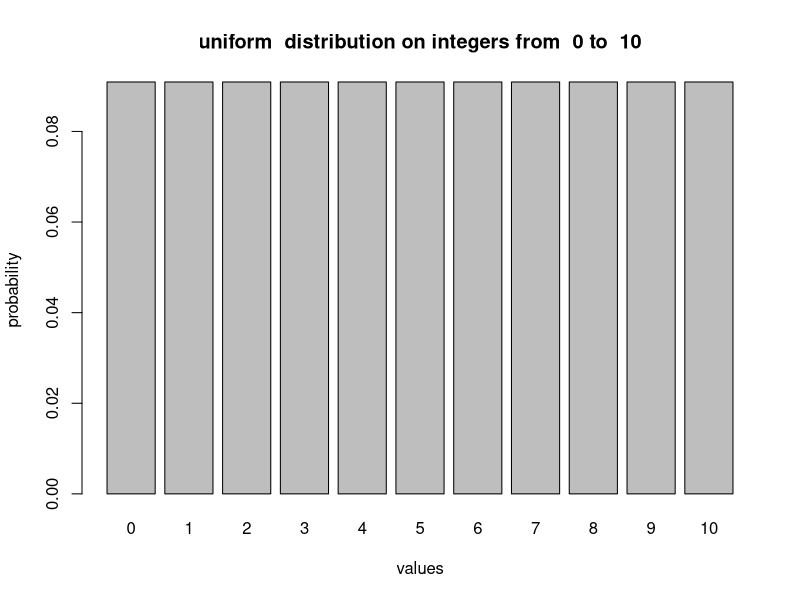
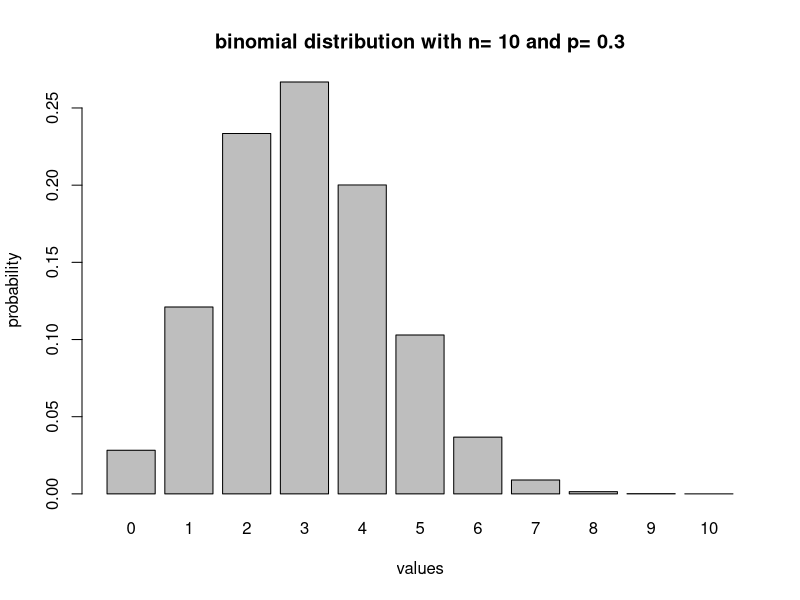
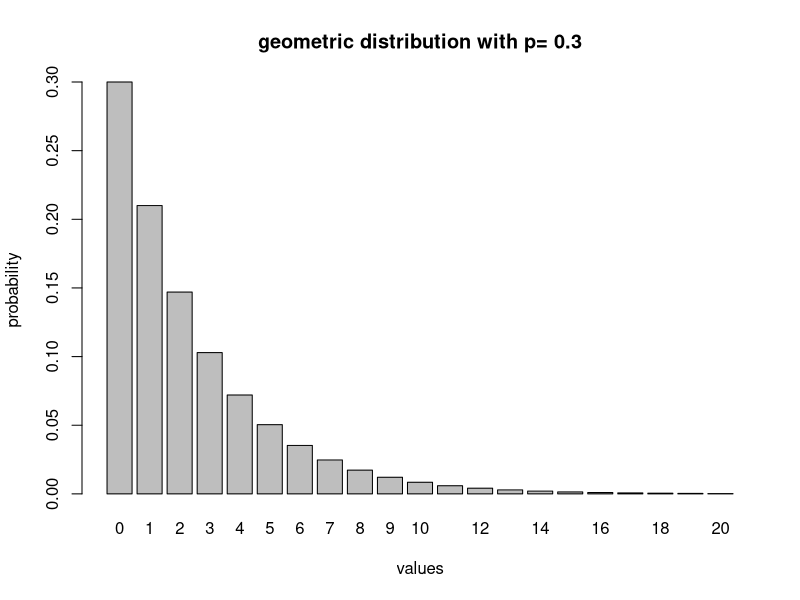
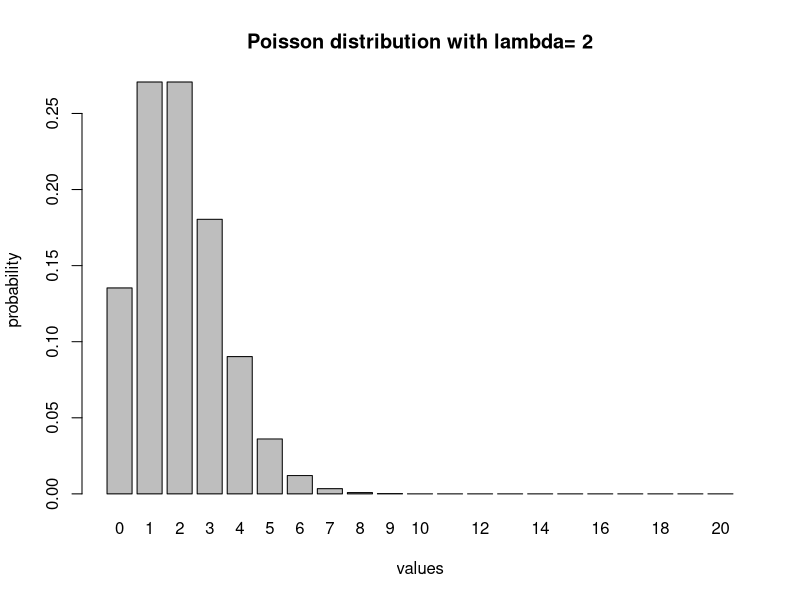
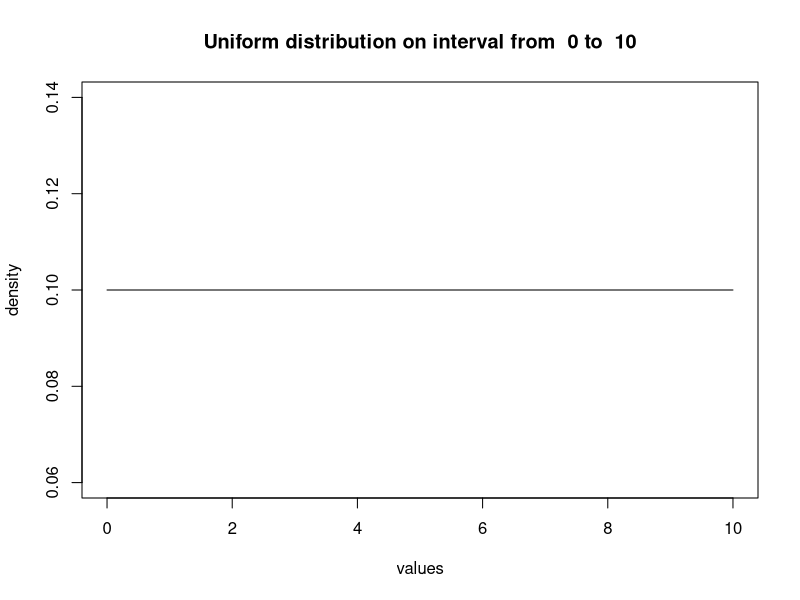
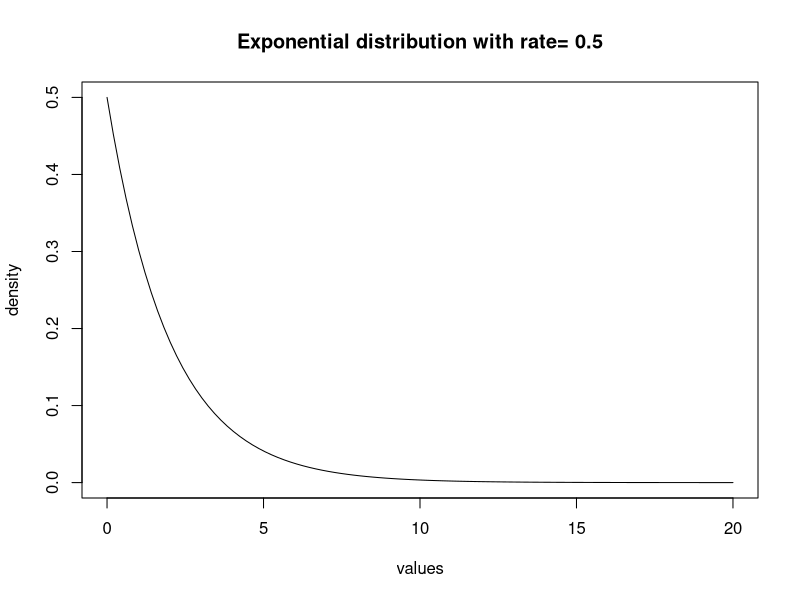
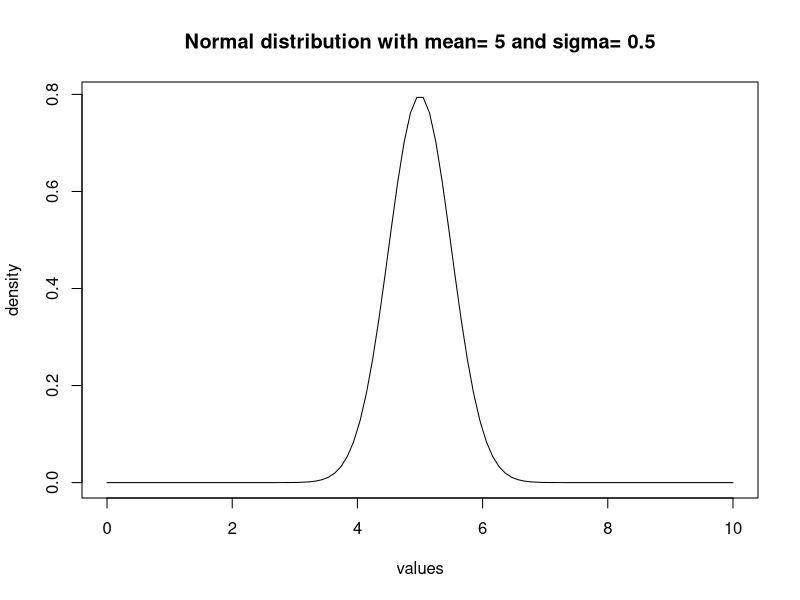
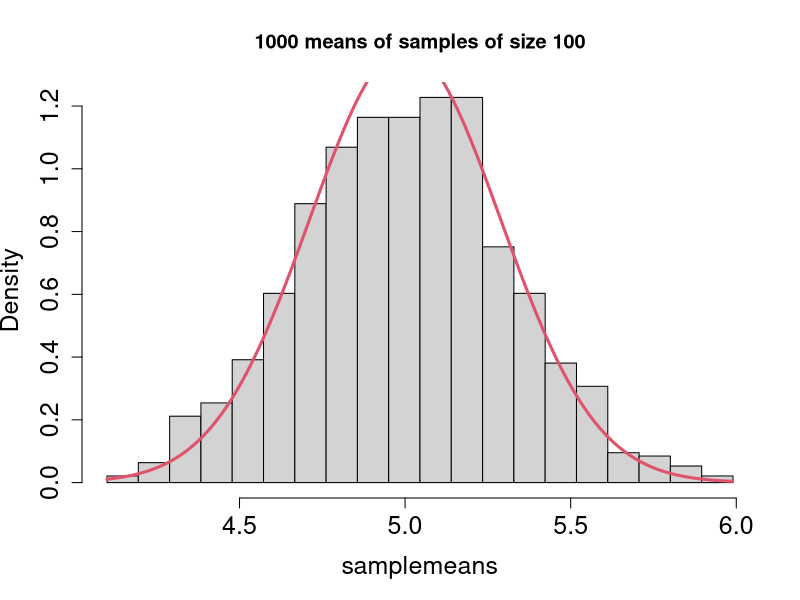

Here is the R script that generated these plots, in order:
## ---- chunk 1
knitr::opts_chunk$set(
  eval      = TRUE,
  comment   = "#",
  results   = "hold",
  # collapse  = TRUE,
  fig.align = "center")
## ---- chunk 2
library(tidyverse)
## ---- chunk 3
low <- 0 # minimum value
high <- 10 # maximum value
values <- low:high # vactor of discrete values of the RV
num <- length(values)
probs <- rep(1/num, num) # uniform mass function vector
barplot(probs, names.arg = values, xlab = 'values', ylab = 'probability',
        main = paste("uniform  distribution on integers from ", low, "to ", high))
## ---- chunk 4
unif.exp <- sum(values*probs)
paste("The expected value of uniform distribution is", unif.exp)
unif.var <- sum((unif.exp - values)^2*probs)
paste("The variance of uniform distribution is", unif.var)
## ---- chunk 5
n <- 10 # the number of trials
p <- 0.3 # the probability of success in one trial
values <- 0:n # vactor of discrete values of the binomial
probs <- dbinom(values, n, p)
barplot(probs, names.arg = values, xlab = 'values', ylab = 'probability',
        main = paste("binomial distribution with n=", n, "and p=", p))
## ---- chunk 6
bin.exp <- sum(values*probs)
paste("The expected value of binomial distribution is", bin.exp)
bin.var <- sum((bin.exp - values)^2*probs)
paste("The variance of binomial distribution is", bin.var)
## ---- chunk 7
p <- 0.3 # the probability of success
low <- 0 # minimum value
high <- 20 # maximum value
values <- low:high # vactor of discrete values of the RV
probs <- dgeom(values, p)
barplot(probs, names.arg = values, xlab = 'values', ylab = 'probability',
        main = paste("geometric distribution with p=", p))
## ---- chunk 8
geom.exp <- sum(values*probs)
paste("The expected value of geometric distribution is", geom.exp)
geom.var <- sum((geom.exp - values)^2*probs)
paste("The variance of geometric distribution is", geom.var)
## ---- chunk 9
low <- 0 # minimum value
high <- 20 # maximum value
lambda <- 2 # Poisson rate
values <- low:high # vactor of discrete values of the RV
probs <- dpois(values, lambda)
barplot(probs, names.arg = values, xlab = 'values', ylab = 'probability',
        main = paste("Poisson distribution with lambda=", lambda))
## ---- chunk 10
pois.exp <- sum(values*probs)
paste("The expected value of Poisson distribution is", pois.exp)
pois.var <- sum((pois.exp - values)^2*probs)
paste("The variance of Poisson distribution is", pois.var)
## ---- chunk 11
low <- 0 # minimum value
high <- 10 # maximum values
number <- 100
values <- seq(low,high,length.out = number) # vactor of discrete values of the RV
probs <- dunif(values, min=low, max = high)
plot(values, probs, t='l', xlab = 'values', ylab = 'density',
        main = paste("Uniform distribution on interval from ", low, "to ", high))
## ---- chunk 12
n <- 1000 # sample size
unif.sample <- runif(n, low, high) # generate sample
unif.exp <- mean(unif.sample)
paste("The expected value of uniform distribution is", unif.exp)
unif.var <- var(unif.sample)
paste("The variance of uniform distribution is", unif.var)
## ---- chunk 13
low <- 0 # minimum value
high <- 20 # maximum values
number <- 100
r <- 0.5
values <- seq(low,high,length.out = number) # vactor of discrete values of the RV
probs <- dexp(values, r)
plot(values, probs, t='l', xlab = 'values', ylab = 'density',
        main = paste("Exponential distribution with rate=", r))
## ---- chunk 14
n <- 1000 # sample size
exp.sample <- rexp(n, r) # generate sample
exp.exp <- mean(exp.sample)
paste("The expected value of exponential distribution is", exp.exp)
exp.var <- var(exp.sample)
paste("The variance of exponential distribution is", exp.var)
## ---- chunk 15
low <- 0 # minimum value
high <- 10 # maximum values
number <- 100
mu <- 5
sigma <- 0.5 
values <- seq(low,high,length.out = number) # vactor of discrete values of the RV
probs <- dnorm(values, mu, sigma)
plot(values, probs, t='l',xlab = 'values', ylab = 'density',
        main = paste("Normal distribution with mean=", mu, "and sigma=", sigma))
## ---- chunk 16
n <- 1000 # sample size
norm.sample <- rnorm(n, mu, sigma) # generate sample
norm.exp <- mean(norm.sample)
paste("The expected value of normal distribution is", norm.exp)
norm.var <- var(norm.sample)
paste("The variance of normal distribution is", norm.var)
## ---- chunk 17
numsamples <- 1000
samplemeans<-rep(NA, numsamples)
size<-100
for (i in 1:numsamples) {
  sample <- sample(0:10,size,replace=TRUE)
  samplemeans[i] <- mean(sample)
}
break_points <- seq(min(samplemeans),max(samplemeans), 
                    (max(samplemeans)-min(samplemeans))/20)
hist(samplemeans, breaks=break_points, freq=FALSE, cex.axis=1.5,cex.lab=1.5,
     main='1000 means of samples of size 100')
sigma<-10/sqrt(12)/sqrt(size)
mu<-5
range <- seq(min(samplemeans),max(samplemeans), sigma/100)
lines(range,dnorm(range,mu,sigma),t='l',lwd=3,col=2,lty=1,cex.axis=1.5,cex.lab=1.5)
## ---- chunk 18
# Computing confidence intervals
qnorm(0.5) # the value that divides the density function in two
qnorm(0.95) # the value such that 95% of density is to its left 
size <- 100 # sample size
alpha <- 0.95 # significance level
sample<-runif(size)
s <- sd(sample)/sqrt(size) # standard error
z <- qnorm((1-alpha)/2) # z-value
left <- mean(sample)+s*z
right <- mean(sample)-s*z
print(right)
print(left)
